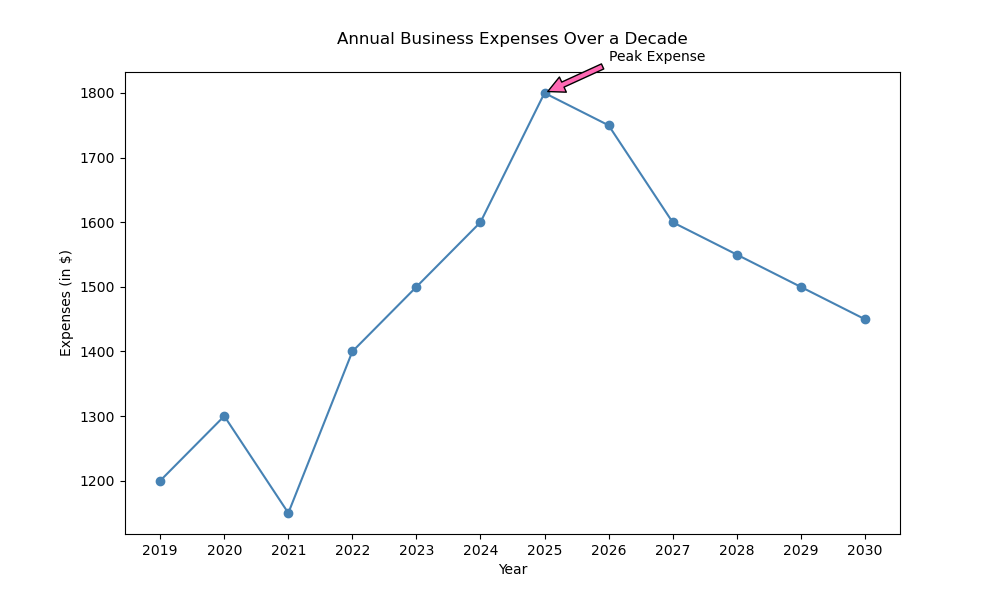

This figure's Python source:

import matplotlib.pyplot as plt

# Data points
years = ["2019", "2020", "2021", "2022", "2023", "2024", "2025", "2026", "2027", "2028", "2029", "2030"]
expenses = [1200, 1300, 1150, 1400, 1500, 1600, 1800, 1750, 1600, 1550, 1500, 1450]

plt.figure(figsize=(10, 6))  # Adjust width and height of the chart
plt.plot(years, expenses, marker='o', linestyle='-', color='#4682B4')  # Specific hex color

# Annotation for the highest expense
plt.annotate('Peak Expense', xy=('2025', 1800), xytext=('2026', 1850),
             arrowprops=dict(facecolor='#FF69B4', shrink=0.05))

# Adding labels and title
plt.xlabel('Year')
plt.ylabel('Expenses (in $)')
plt.title('Annual Business Expenses Over a Decade', pad=20)  # Added padding to avoid overlap

# Showing the plot
plt.show()
